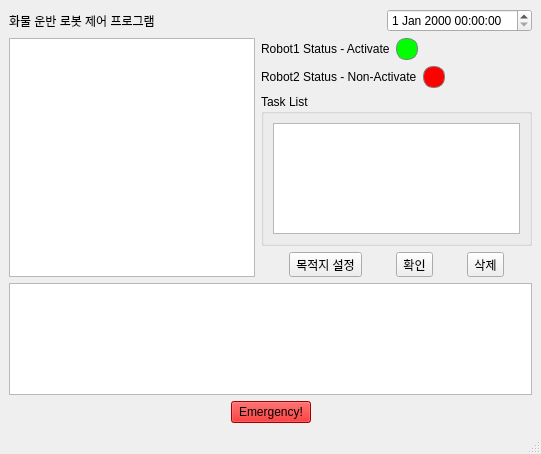
<?xml version="1.0" encoding="UTF-8"?>
<ui version="4.0">
 <class>MainWindow</class>
 <widget class="QMainWindow" name="MainWindow">
  <property name="geometry">
   <rect>
    <x>0</x>
    <y>0</y>
    <width>541</width>
    <height>454</height>
   </rect>
  </property>
  <property name="windowTitle">
   <string>Turtlebot Control</string>
  </property>
  <widget class="QWidget" name="centralwidget">
   <layout class="QGridLayout" name="gridLayout_2">
    <item row="0" column="0" colspan="2">
     <layout class="QHBoxLayout" name="horizontalLayout">
      <item>
       <widget class="QLabel" name="label">
        <property name="whatsThis">
         <string>&lt;html&gt;&lt;head/&gt;&lt;body&gt;&lt;p&gt;&lt;span style=&quot; font-size:14pt; font-weight:700;&quot;&gt;화물 운반 로봇 제어 프로그램 &lt;/span&gt;&lt;/p&gt;&lt;/body&gt;&lt;/html&gt;</string>
        </property>
        <property name="styleSheet">
         <string notr="true">&lt;html&gt;&lt;head/&gt;&lt;body&gt;&lt;p&gt;&lt;span style=&quot; font-size:14pt; font-weight:700;&quot;&gt;화물 운반 로봇 제어 프로그램 &lt;/span&gt;&lt;/p&gt;&lt;/body&gt;&lt;/html&gt;</string>
        </property>
        <property name="text">
         <string>화물 운반 로봇 제어 프로그램</string>
        </property>
       </widget>
      </item>
      <item>
       <spacer name="horizontalSpacer">
        <property name="orientation">
         <enum>Qt::Orientation::Horizontal</enum>
        </property>
        <property name="sizeHint" stdset="0">
         <size>
          <width>40</width>
          <height>20</height>
         </size>
        </property>
       </spacer>
      </item>
      <item>
       <widget class="QDateTimeEdit" name="datetime_edit"/>
      </item>
     </layout>
    </item>
    <item row="1" column="0">
     <widget class="QGraphicsView" name="map_view"/>
    </item>
    <item row="1" column="1">
     <layout class="QVBoxLayout" name="verticalLayout_2" stretch="0,2,0">
      <item>
       <layout class="QVBoxLayout" name="verticalLayout">
        <item>
         <layout class="QHBoxLayout" name="horizontalLayout_7" stretch="0,0,0">
          <item>
           <widget class="QLabel" name="master_status_label">
            <property name="text">
             <string>Robot1 Status - Activate</string>
            </property>
           </widget>
          </item>
          <item>
           <widget class="QLabel" name="master_status_light">
            <property name="styleSheet">
             <string notr="true">QWidget {
	min-width: 20px;
	min-height: 20px;	
	max-width: 20px;
	max-height: 20px;
	border-radius: 10px;  /* 반지름 = 지름의 절반 */
	border: 1px solid gray;
    background-color: rgb(0, 255, 0);
}
</string>
            </property>
            <property name="text">
             <string/>
            </property>
           </widget>
          </item>
          <item>
           <spacer name="horizontalSpacer_4">
            <property name="orientation">
             <enum>Qt::Orientation::Horizontal</enum>
            </property>
            <property name="sizeHint" stdset="0">
             <size>
              <width>40</width>
              <height>20</height>
             </size>
            </property>
           </spacer>
          </item>
         </layout>
        </item>
        <item>
         <layout class="QHBoxLayout" name="horizontalLayout_8" stretch="0,0,2">
          <item>
           <widget class="QLabel" name="slave_status_label">
            <property name="text">
             <string>Robot2 Status - Non-Activate</string>
            </property>
           </widget>
          </item>
          <item>
           <widget class="QLabel" name="slave_status_light">
            <property name="styleSheet">
             <string notr="true">QWidget {
	min-width: 20px;
	min-height: 20px;	
	max-width: 20px;
	max-height: 20px;
	border-radius: 10px;  /* 반지름 = 지름의 절반 */
	border: 1px solid gray;
    background-color: rgb(255, 0, 0);
}
</string>
            </property>
            <property name="text">
             <string/>
            </property>
           </widget>
          </item>
          <item>
           <spacer name="horizontalSpacer_5">
            <property name="orientation">
             <enum>Qt::Orientation::Horizontal</enum>
            </property>
            <property name="sizeHint" stdset="0">
             <size>
              <width>40</width>
              <height>20</height>
             </size>
            </property>
           </spacer>
          </item>
         </layout>
        </item>
       </layout>
      </item>
      <item>
       <widget class="QGroupBox" name="task_group">
        <property name="title">
         <string>Task List</string>
        </property>
        <layout class="QVBoxLayout" name="verticalLayout_3">
         <item>
          <widget class="QListWidget" name="task_list"/>
         </item>
        </layout>
       </widget>
      </item>
      <item>
       <layout class="QHBoxLayout" name="horizontalLayout_3">
        <item>
         <widget class="QToolButton" name="btn_set_goal">
          <property name="text">
           <string>목적지 설정</string>
          </property>
         </widget>
        </item>
        <item>
         <widget class="QToolButton" name="btn_confirm">
          <property name="text">
           <string>확인</string>
          </property>
         </widget>
        </item>
        <item>
         <widget class="QToolButton" name="btn_delete">
          <property name="text">
           <string>삭제</string>
          </property>
         </widget>
        </item>
       </layout>
      </item>
     </layout>
    </item>
    <item row="2" column="0" colspan="2">
     <widget class="QTextEdit" name="log_text"/>
    </item>
    <item row="3" column="0" colspan="2">
     <layout class="QHBoxLayout" name="horizontalLayout_2">
      <item>
       <spacer name="horizontalSpacer_2">
        <property name="orientation">
         <enum>Qt::Orientation::Horizontal</enum>
        </property>
        <property name="sizeHint" stdset="0">
         <size>
          <width>40</width>
          <height>20</height>
         </size>
        </property>
       </spacer>
      </item>
      <item>
       <widget class="QPushButton" name="btn_emergency">
        <property name="styleSheet">
         <string notr="true">QWidget {
    background-color: rgb(225, 0, 0);
}
</string>
        </property>
        <property name="text">
         <string>Emergency!</string>
        </property>
       </widget>
      </item>
      <item>
       <spacer name="horizontalSpacer_3">
        <property name="orientation">
         <enum>Qt::Orientation::Horizontal</enum>
        </property>
        <property name="sizeHint" stdset="0">
         <size>
          <width>40</width>
          <height>20</height>
         </size>
        </property>
       </spacer>
      </item>
     </layout>
    </item>
   </layout>
  </widget>
  <widget class="QMenuBar" name="menubar">
   <property name="geometry">
    <rect>
     <x>0</x>
     <y>0</y>
     <width>541</width>
     <height>22</height>
    </rect>
   </property>
  </widget>
  <widget class="QStatusBar" name="statusbar"/>
 </widget>
 <resources/>
 <connections/>
</ui>
